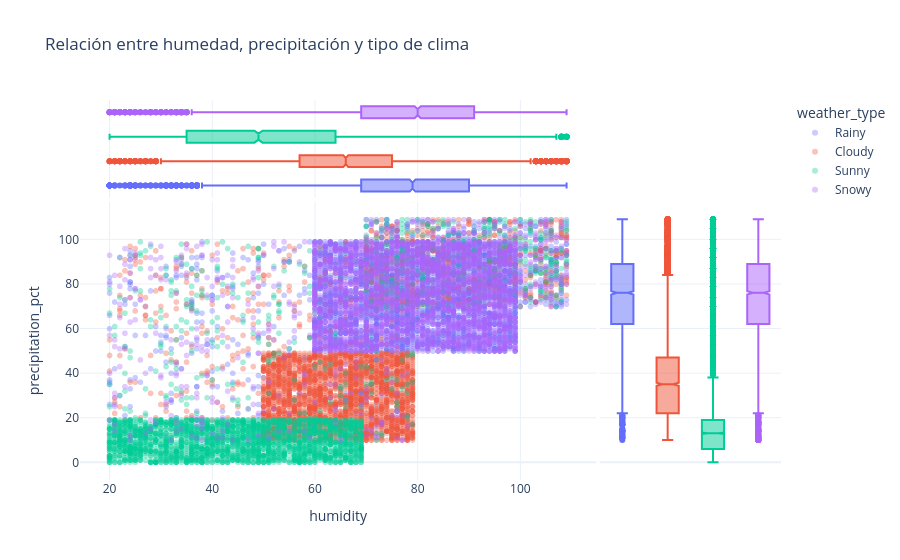

The notebook cell this image was saved under:
### Markdown cell above
Según los heatmaps, podemos observar una correlación notable entre las variables de humedad y precipitación. Me pregunto, ¿cómo se relacionarán con el tipo de clima?

### Code cell
fig = px.scatter(
    df,
    x="humidity",
    y="precipitation_pct",
    color="weather_type",
    opacity=0.35,
    marginal_x="box",
    marginal_y="box",
    title="Relación entre humedad, precipitación y tipo de clima",
    template="plotly_white"
)

fig.show()

### Figure 1 — Plotly figure (JSON) as saved in the notebook; plotly's stock layout.template omitted (floating-point values rounded to 4 significant figures; data arrays with more than 128 entries replaced by an {"elided": "..."} marker saying what was removed)
{"data": [{"hovertemplate": "weather_type=Rainy<br>humidity=%{x}<br>precipitation_pct=%{y}<extra></extra>", "legendgroup": "Rainy", "marker": {"color": "#636efa", "opacity": 0.35, "symbol": "circle"}, "mode": "markers", "name": "Rainy", "showlegend": true, "type": "scattergl", "x": {"elided": "3300 int values"}, "xaxis": "x", "y": {"elided": "3300 float values"}, "yaxis": "y"}, {"alignmentgroup": "True", "hovertemplate": "weather_type=Rainy<br>humidity=%{x}<extra></extra>", "legendgroup": "Rainy", "marker": {"color": "#636efa", "symbol": "circle"}, "name": "Rainy", "notched": true, "offsetgroup": "Rainy", "showlegend": false, "type": "box", "x": {"elided": "3300 int values"}, "xaxis": "x3", "yaxis": "y3"}, {"alignmentgroup": "True", "hovertemplate": "weather_type=Rainy<br>precipitation_pct=%{y}<extra></extra>", "legendgroup": "Rainy", "marker": {"color": "#636efa", "symbol": "circle"}, "name": "Rainy", "notched": true, "offsetgroup": "Rainy", "showlegend": false, "type": "box", "xaxis": "x2", "y": {"elided": "3300 float values"}, "yaxis": "y2"}, {"hovertemplate": "weather_type=Cloudy<br>humidity=%{x}<br>precipitation_pct=%{y}<extra></extra>", "legendgroup": "Cloudy", "marker": {"color": "#EF553B", "opacity": 0.35, "symbol": "circle"}, "mode": "markers", "name": "Cloudy", "showlegend": true, "type": "scattergl", "x": {"elided": "3300 int values"}, "xaxis": "x", "y": {"elided": "3300 float values"}, "yaxis": "y"}, {"alignmentgroup": "True", "hovertemplate": "weather_type=Cloudy<br>humidity=%{x}<extra></extra>", "legendgroup": "Cloudy", "marker": {"color": "#EF553B", "symbol": "circle"}, "name": "Cloudy", "notched": true, "offsetgroup": "Cloudy", "showlegend": false, "type": "box", "x": {"elided": "3300 int values"}, "xaxis": "x3", "yaxis": "y3"}, {"alignmentgroup": "True", "hovertemplate": "weather_type=Cloudy<br>precipitation_pct=%{y}<extra></extra>", "legendgroup": "Cloudy", "marker": {"color": "#EF553B", "symbol": "circle"}, "name": "Cloudy", "notched": true, "offsetgroup": "Cloudy", "showlegend": false, "type": "box", "xaxis": "x2", "y": {"elided": "3300 float values"}, "yaxis": "y2"}, {"hovertemplate": "weather_type=Sunny<br>humidity=%{x}<br>precipitation_pct=%{y}<extra></extra>", "legendgroup": "Sunny", "marker": {"color": "#00cc96", "opacity": 0.35, "symbol": "circle"}, "mode": "markers", "name": "Sunny", "showlegend": true, "type": "scattergl", "x": {"elided": "3300 int values"}, "xaxis": "x", "y": {"elided": "3300 float values"}, "yaxis": "y"}, {"alignmentgroup": "True", "hovertemplate": "weather_type=Sunny<br>humidity=%{x}<extra></extra>", "legendgroup": "Sunny", "marker": {"color": "#00cc96", "symbol": "circle"}, "name": "Sunny", "notched": true, "offsetgroup": "Sunny", "showlegend": false, "type": "box", "x": {"elided": "3300 int values"}, "xaxis": "x3", "yaxis": "y3"}, {"alignmentgroup": "True", "hovertemplate": "weather_type=Sunny<br>precipitation_pct=%{y}<extra></extra>", "legendgroup": "Sunny", "marker": {"color": "#00cc96", "symbol": "circle"}, "name": "Sunny", "notched": true, "offsetgroup": "Sunny", "showlegend": false, "type": "box", "xaxis": "x2", "y": {"elided": "3300 float values"}, "yaxis": "y2"}, {"hovertemplate": "weather_type=Snowy<br>humidity=%{x}<br>precipitation_pct=%{y}<extra></extra>", "legendgroup": "Snowy", "marker": {"color": "#ab63fa", "opacity": 0.35, "symbol": "circle"}, "mode": "markers", "name": "Snowy", "showlegend": true, "type": "scattergl", "x": {"elided": "3300 int values"}, "xaxis": "x", "y": {"elided": "3300 float values"}, "yaxis": "y"}, {"alignmentgroup": "True", "hovertemplate": "weather_type=Snowy<br>humidity=%{x}<extra></extra>", "legendgroup": "Snowy", "marker": {"color": "#ab63fa", "symbol": "circle"}, "name": "Snowy", "notched": true, "offsetgroup": "Snowy", "showlegend": false, "type": "box", "x": {"elided": "3300 int values"}, "xaxis": "x3", "yaxis": "y3"}, {"alignmentgroup": "True", "hovertemplate": "weather_type=Snowy<br>precipitation_pct=%{y}<extra></extra>", "legendgroup": "Snowy", "marker": {"color": "#ab63fa", "symbol": "circle"}, "name": "Snowy", "notched": true, "offsetgroup": "Snowy", "showlegend": false, "type": "box", "xaxis": "x2", "y": {"elided": "3300 float values"}, "yaxis": "y2"}], "layout": {"legend": {"title": {"text": "weather_type"}, "tracegroupgap": 0}, "title": {"text": "Relación entre humedad, precipitación y tipo de clima"}, "xaxis": {"anchor": "y", "domain": [0, 0.7363], "title": {"text": "humidity"}}, "xaxis2": {"anchor": "y2", "domain": [0.7413, 1], "matches": "x2", "showgrid": false, "showline": false, "showticklabels": false, "ticks": ""}, "xaxis3": {"anchor": "y3", "domain": [0, 0.7363], "matches": "x", "showgrid": true, "showticklabels": false}, "xaxis4": {"anchor": "y4", "domain": [0.7413, 1], "matches": "x2", "showgrid": false, "showline": false, "showticklabels": false, "ticks": ""}, "yaxis": {"anchor": "x", "domain": [0, 0.7326], "title": {"text": "precipitation_pct"}}, "yaxis2": {"anchor": "x2", "domain": [0, 0.7326], "matches": "y", "showgrid": true, "showticklabels": false}, "yaxis3": {"anchor": "x3", "domain": [0.7426, 1], "matches": "y3", "showgrid": false, "showline": false, "showticklabels": false, "ticks": ""}, "yaxis4": {"anchor": "x4", "domain": [0.7426, 1], "matches": "y3", "showgrid": true, "showline": false, "showticklabels": false, "ticks": ""}}}
